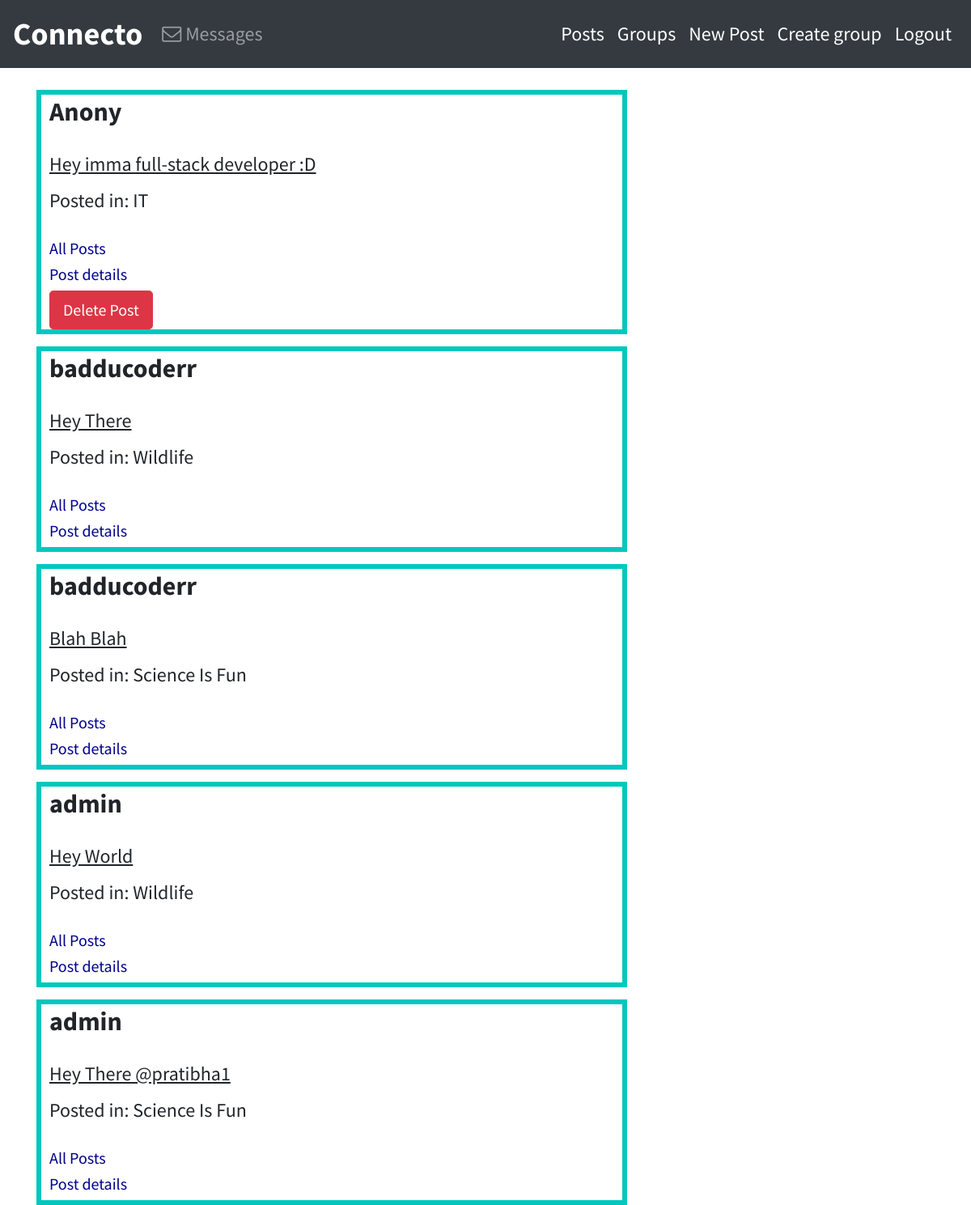
Page /posts/ (signed in) on the committed database.
### posts/models.py (models this page shows, shortened)
class Post(models.Model):
    user=models.ForeignKey(User,related_name='posts',on_delete=models.CASCADE)
    message=models.TextField()
    message_html=models.TextField(editable=False)
    created_at=models.DateTimeField(auto_now=True)
    group=models.ForeignKey(Group,related_name='posts',null=True,blank=True,on_delete=models.CASCADE)
    class Meta:
        ordering =['-created_at']
        unique_together=['user','message']

### groups/models.py (models this page shows, shortened)
class Group(models.Model):
    name=models.CharField(max_length=250,unique=True)
    slug=models.SlugField(allow_unicode=True,unique=True)
    description=models.TextField(blank=True,default='')
    description_html=models.TextField(editable=False,default='',blank=True)
    members=models.ManyToManyField(User,through="Groupmember")
    class Meta:
        ordering =['name']

### posts/views.py (the view)
# urls.py: path('',PostList.as_view(),name='all'),
class PostList(SelectRelatedMixin,ListView):
    model=Post
    select_related=('user','group')
    def get_queryset(self):
        queryset = Post.objects.all()
        return queryset

### posts/templates/posts/post_list.html
{% extends "posts/post_base.html" %}
{% block post_content %}
<div class="col-md-8">
	{% for post in post_list %}
  {% include "posts/_post.html" %}
	{% endfor %}
</div>
{% endblock %}

### posts/templates/posts/_post.html
<div class="post-media">
    <h2><b>{{post.user.username}}</b></h2>
    <br>
        <div class="media-body">
            <h4> <U>{{post.message_html|safe}}</U></h4>
                {% if post.group %}
                    <h4>  Posted in: {{post.group.name}}</h4>
                    <br>
                {% endif %}
                {% if request.user.is_authenticated %}
                <h5><a href="{% url 'posts:for_user' username=post.user.username %}">All Posts </a></h5>
                <h5><a href="{% url 'posts:single' username=post.user.username pk=post.pk %}">Post details </a></h5>
                {% endif %}
        </div>
        <div class="media-footer">
            {% if request.user.is_authenticated and request.user == post.user %}
                 <a href="{% url 'posts:delete' pk=post.pk %}" class="btn btn-lg btn-danger"> Delete Post </a>
            {% endif %}
        </div>
    </div>

### static/css/base.css (style rules this page uses)
body { font-family: 'Source Sans Pro', sans-serif; }
a { color: darkblue; }
.post-media { border: 6px solid #01c7be; padding-top:2px; padding-left: 10px; margin-top: 15px; }

### rows in the picture
Post: user.username "Anony", message_html "Hey imma full-stack developer :D", group.name "IT", shows "Delete Post"
Post: user.username "badducoderr", message_html "Hey There", group.name "Wildlife"
Post: user.username "badducoderr", message_html "Blah Blah", group.name "Science Is Fun"
Post: user.username "admin", message_html "Hey World", group.name "Wildlife"
Post: user.username "admin", message_html "Hey There @pratibha1", group.name "Science Is Fun"
